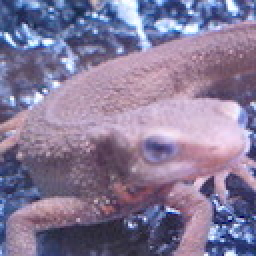
//> input picture q30/imori.jpg, 128 x 128 px (shown 2 times larger)
$ ./30q   (built with g++ and OpenCV 4)
//> lines starting //> are read from the running program, lines starting //| are printed output that depends on the picture
//> further down, img is the input picture: 128 rows x 128 cols, CV_8UC3; mean B, G, R 152.8, 121.8, 134.1
#include <iostream>
#include <opencv2/opencv.hpp>
#include <sys/time.h>
#include <cmath>


cv::Mat affine(cv::Mat &src, double a, double b, double c, double d, double tx, double ty, double theta)
{
//> called with a = 1, b = 0, c = 0, d = 1, tx = 0, ty = 0, theta = -30
    //affine_kernel
    //double kernel[3][3] = {
    //    {a, b, tx},
    //    {c, d, ty},
    //    {0, 0, 1}
    //};

    int resize_y = (int)(d * src.rows);//1.3
//> resize_y = 128
    int resize_x = (int)(a * src.cols);//0.8
//> resize_x = 128
    int src_y, src_x;

    cv::Mat dst = cv::Mat::zeros(resize_y, resize_x, CV_8UC3);

    double det = a*d - b*c;

    if(theta){//回転
        double rad = theta / 180.0 * M_PI;

        a = std::cos(rad);
        b = - std::sin(rad);
        c = std::sin(rad);
        d = std::cos(rad);
        tx = 0;
        ty = 0;
        //更新
        det = a*d - b*c;

        //tx, tyで並行移動で中心合わせを行う．
        //現在の中心位置(座標でも可)
        double center_x = src.cols/2.0;
//> center_x = 64
        double center_y = src.rows/2.0;
//> center_y = 64
        //その中心位置から回転処理を施した後の中心位置．
        double now_center_x = (d* center_x - b*center_y)/det;
//> now_center_x = 23.43
        double now_center_y = (-c* center_x + a*center_y)/det;
//> now_center_y = 87.43
        //平行移動
        tx = now_center_x - center_x;
//> tx = -40.57
        ty = now_center_y - center_y;
//> ty = 23.43
    }


    for(int y = 0; y < resize_y; y++){
        for(int x = 0; x < resize_x; x++){
            //元画像の画素を取得してそれをdstに適用する
            src_x = (int)((d * x - b * y) /det - tx);
            src_y = (int)((-c * x + a * y) /det - ty);

            if ((src_x < 0) || (src.cols <= src_x) || (src_y < 0) || ( src.rows <= src_y)){
                dst.at<cv::Vec3b>(y, x)[0] = 0;//B
                dst.at<cv::Vec3b>(y, x)[1] = 0;//G
                dst.at<cv::Vec3b>(y, x)[2] = 0;//R
                continue;
            }
            dst.at<cv::Vec3b>(y, x)[0] = src.at<cv::Vec3b>(src_y, src_x)[0];
            dst.at<cv::Vec3b>(y, x)[1] = src.at<cv::Vec3b>(src_y, src_x)[1];
            dst.at<cv::Vec3b>(y, x)[2] = src.at<cv::Vec3b>(src_y, src_x)[2];
        }
    }
//> this loop made 128 passes
//> (src_x, src_y) on passes 1 to 12: (150, 40), (150, 40), (149, 41), (149, 42), (148, 43), (148, 44), (147, 45), (147, 46), (146, 47), (146, 47), (145, 48), (145, 49)
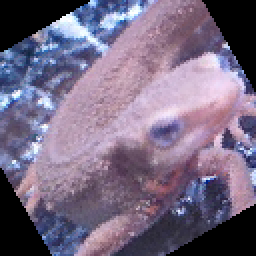
//> dst: 128 rows x 128 cols, CV_8UC3 (shown 2 times larger); mean B, G, R 130.6, 105.9, 119
//> after the loop, src_x = 87; src_y = 150
    return dst;
}

int main(void)
{
    cv::Mat img = cv::imread("imori.jpg");

    struct timeval t1, t2;
    gettimeofday(&t1, NULL);
    cv::Mat dst = affine(img, 1, 0, 0, 1, 0, 0, -30);
    gettimeofday(&t2, NULL);

    double t = (double)(t2.tv_sec - t1.tv_sec) + (double)(t2.tv_usec - t1.tv_usec)/1000000;
    printf("Time : %lf [sec]\n", t);

    cv::imshow("sample", dst);
    cv::waitKey(0);
    cv::destroyAllWindows();
    cv::imwrite("./img/30q_ans2.jpg", dst);

    return 0;
}
